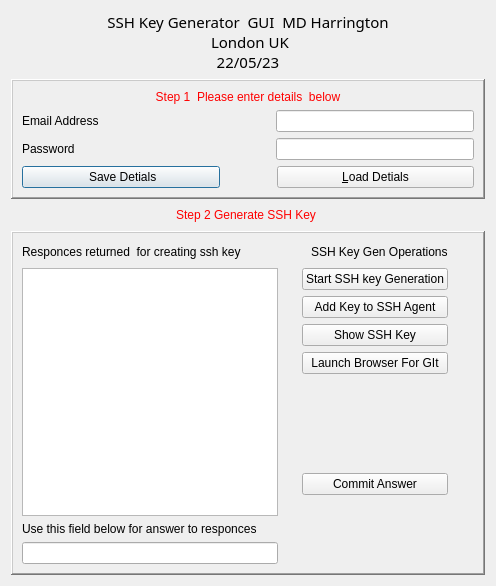
<?xml version="1.0" encoding="UTF-8"?>
<ui version="4.0">
 <class>Dialog</class>
 <widget class="QDialog" name="Dialog">
  <property name="geometry">
   <rect>
    <x>0</x>
    <y>0</y>
    <width>496</width>
    <height>586</height>
   </rect>
  </property>
  <property name="windowTitle">
   <string>Dialog</string>
  </property>
  <layout class="QVBoxLayout" name="verticalLayout">
   <item>
    <layout class="QHBoxLayout" name="horizontalLayout">
     <item>
      <spacer name="horizontalSpacer">
       <property name="orientation">
        <enum>Qt::Horizontal</enum>
       </property>
       <property name="sizeHint" stdset="0">
        <size>
         <width>40</width>
         <height>20</height>
        </size>
       </property>
      </spacer>
     </item>
     <item>
      <widget class="QLabel" name="mainLabel">
       <property name="font">
        <font>
         <family>NotoSerifTamilSlanted SemiBold</family>
         <pointsize>11</pointsize>
        </font>
       </property>
       <property name="styleSheet">
        <string notr="true"/>
       </property>
       <property name="text">
        <string>SSH Key Generator  GUI  MD Harrington
 London UK
22/05/23</string>
       </property>
       <property name="alignment">
        <set>Qt::AlignCenter</set>
       </property>
       <property name="margin">
        <number>6</number>
       </property>
      </widget>
     </item>
     <item>
      <spacer name="horizontalSpacer_2">
       <property name="orientation">
        <enum>Qt::Horizontal</enum>
       </property>
       <property name="sizeHint" stdset="0">
        <size>
         <width>40</width>
         <height>20</height>
        </size>
       </property>
      </spacer>
     </item>
    </layout>
   </item>
   <item>
    <widget class="QFrame" name="frame">
     <property name="frameShape">
      <enum>QFrame::WinPanel</enum>
     </property>
     <property name="frameShadow">
      <enum>QFrame::Raised</enum>
     </property>
     <property name="lineWidth">
      <number>2</number>
     </property>
     <layout class="QFormLayout" name="formLayout_3">
      <item row="0" column="0" colspan="2">
       <layout class="QFormLayout" name="formLayout">
        <item row="3" column="0" colspan="2">
         <layout class="QHBoxLayout" name="horizontalLayout_4">
          <item>
           <widget class="QPushButton" name="btnSaveDetails">
            <property name="text">
             <string> Save Detials</string>
            </property>
           </widget>
          </item>
          <item>
           <spacer name="horizontalSpacer_5">
            <property name="orientation">
             <enum>Qt::Horizontal</enum>
            </property>
            <property name="sizeType">
             <enum>QSizePolicy::Fixed</enum>
            </property>
            <property name="sizeHint" stdset="0">
             <size>
              <width>51</width>
              <height>20</height>
             </size>
            </property>
           </spacer>
          </item>
          <item>
           <widget class="QPushButton" name="btnLoaddetails">
            <property name="text">
             <string>&amp;Load Detials</string>
            </property>
           </widget>
          </item>
         </layout>
        </item>
        <item row="2" column="0" colspan="2">
         <layout class="QHBoxLayout" name="horizontalLayout_3">
          <item>
           <widget class="QLabel" name="label_3">
            <property name="text">
             <string>Password</string>
            </property>
           </widget>
          </item>
          <item>
           <spacer name="horizontalSpacer_4">
            <property name="orientation">
             <enum>Qt::Horizontal</enum>
            </property>
            <property name="sizeType">
             <enum>QSizePolicy::Fixed</enum>
            </property>
            <property name="sizeHint" stdset="0">
             <size>
              <width>50</width>
              <height>20</height>
             </size>
            </property>
           </spacer>
          </item>
          <item>
           <widget class="QLineEdit" name="linePassword">
            <property name="sizePolicy">
             <sizepolicy hsizetype="Preferred" vsizetype="Fixed">
              <horstretch>0</horstretch>
              <verstretch>0</verstretch>
             </sizepolicy>
            </property>
            <property name="echoMode">
             <enum>QLineEdit::Password</enum>
            </property>
           </widget>
          </item>
         </layout>
        </item>
        <item row="1" column="0" colspan="2">
         <layout class="QHBoxLayout" name="horizontalLayout_2">
          <item>
           <widget class="QLabel" name="label_2">
            <property name="text">
             <string>Email Address</string>
            </property>
           </widget>
          </item>
          <item>
           <spacer name="horizontalSpacer_3">
            <property name="orientation">
             <enum>Qt::Horizontal</enum>
            </property>
            <property name="sizeType">
             <enum>QSizePolicy::Fixed</enum>
            </property>
            <property name="sizeHint" stdset="0">
             <size>
              <width>50</width>
              <height>20</height>
             </size>
            </property>
           </spacer>
          </item>
          <item>
           <widget class="QLineEdit" name="lineEmail">
            <property name="sizePolicy">
             <sizepolicy hsizetype="Preferred" vsizetype="Fixed">
              <horstretch>0</horstretch>
              <verstretch>0</verstretch>
             </sizepolicy>
            </property>
            <property name="text">
             <string/>
            </property>
            <property name="echoMode">
             <enum>QLineEdit::Normal</enum>
            </property>
           </widget>
          </item>
         </layout>
        </item>
        <item row="0" column="0" colspan="2">
         <widget class="QLabel" name="label_4">
          <property name="styleSheet">
           <string notr="true">color: rgb(255, 0, 0);</string>
          </property>
          <property name="text">
           <string> Step 1  Please enter details  below </string>
          </property>
          <property name="alignment">
           <set>Qt::AlignCenter</set>
          </property>
         </widget>
        </item>
       </layout>
      </item>
     </layout>
    </widget>
   </item>
   <item>
    <layout class="QHBoxLayout" name="horizontalLayout_7">
     <item>
      <spacer name="horizontalSpacer_8">
       <property name="orientation">
        <enum>Qt::Horizontal</enum>
       </property>
       <property name="sizeType">
        <enum>QSizePolicy::Expanding</enum>
       </property>
       <property name="sizeHint" stdset="0">
        <size>
         <width>40</width>
         <height>20</height>
        </size>
       </property>
      </spacer>
     </item>
     <item>
      <widget class="QLabel" name="label_8">
       <property name="sizePolicy">
        <sizepolicy hsizetype="Fixed" vsizetype="Preferred">
         <horstretch>0</horstretch>
         <verstretch>0</verstretch>
        </sizepolicy>
       </property>
       <property name="styleSheet">
        <string notr="true">color: rgb(255, 0, 0);</string>
       </property>
       <property name="text">
        <string>Step 2 Generate SSH Key </string>
       </property>
      </widget>
     </item>
     <item>
      <spacer name="horizontalSpacer_9">
       <property name="orientation">
        <enum>Qt::Horizontal</enum>
       </property>
       <property name="sizeHint" stdset="0">
        <size>
         <width>40</width>
         <height>20</height>
        </size>
       </property>
      </spacer>
     </item>
    </layout>
   </item>
   <item>
    <widget class="QFrame" name="frame_2">
     <property name="frameShape">
      <enum>QFrame::WinPanel</enum>
     </property>
     <property name="frameShadow">
      <enum>QFrame::Raised</enum>
     </property>
     <property name="lineWidth">
      <number>2</number>
     </property>
     <layout class="QFormLayout" name="formLayout_2">
      <item row="0" column="0">
       <layout class="QVBoxLayout" name="verticalLayout_6">
        <item>
         <layout class="QHBoxLayout" name="horizontalLayout_5">
          <item>
           <widget class="QLabel" name="label_5">
            <property name="text">
             <string>Responces returned  for creating ssh key</string>
            </property>
           </widget>
          </item>
          <item>
           <spacer name="horizontalSpacer_6">
            <property name="orientation">
             <enum>Qt::Horizontal</enum>
            </property>
            <property name="sizeHint" stdset="0">
             <size>
              <width>28</width>
              <height>20</height>
             </size>
            </property>
           </spacer>
          </item>
          <item>
           <widget class="QLabel" name="label_7">
            <property name="text">
             <string>SSH Key Gen Operations</string>
            </property>
           </widget>
          </item>
         </layout>
        </item>
        <item>
         <layout class="QHBoxLayout" name="horizontalLayout_6">
          <item>
           <layout class="QVBoxLayout" name="verticalLayout_3">
            <item>
             <widget class="QPlainTextEdit" name="txtResponce">
              <property name="overwriteMode">
               <bool>true</bool>
              </property>
             </widget>
            </item>
            <item>
             <widget class="QLabel" name="label_6">
              <property name="text">
               <string>Use this field below for answer to responces</string>
              </property>
             </widget>
            </item>
            <item>
             <widget class="QLineEdit" name="txtReplies"/>
            </item>
           </layout>
          </item>
          <item>
           <spacer name="horizontalSpacer_7">
            <property name="orientation">
             <enum>Qt::Horizontal</enum>
            </property>
            <property name="sizeHint" stdset="0">
             <size>
              <width>18</width>
              <height>20</height>
             </size>
            </property>
           </spacer>
          </item>
          <item>
           <layout class="QVBoxLayout" name="verticalLayout_5">
            <item>
             <layout class="QVBoxLayout" name="verticalLayout_2">
              <item>
               <widget class="QPushButton" name="btnGenSSH">
                <property name="text">
                 <string>Start SSH key Generation</string>
                </property>
               </widget>
              </item>
              <item>
               <widget class="QPushButton" name="btnAddSSH">
                <property name="text">
                 <string>Add Key to SSH Agent</string>
                </property>
               </widget>
              </item>
              <item>
               <widget class="QPushButton" name="btnPrintSSHkey">
                <property name="text">
                 <string>Show SSH Key</string>
                </property>
               </widget>
              </item>
              <item>
               <widget class="QPushButton" name="btnShowGit">
                <property name="text">
                 <string>Launch Browser For GIt</string>
                </property>
               </widget>
              </item>
             </layout>
            </item>
            <item>
             <layout class="QVBoxLayout" name="verticalLayout_4">
              <item>
               <spacer name="verticalSpacer_3">
                <property name="orientation">
                 <enum>Qt::Vertical</enum>
                </property>
                <property name="sizeType">
                 <enum>QSizePolicy::Preferred</enum>
                </property>
                <property name="sizeHint" stdset="0">
                 <size>
                  <width>20</width>
                  <height>24</height>
                 </size>
                </property>
               </spacer>
              </item>
              <item>
               <widget class="QPushButton" name="btnOK">
                <property name="text">
                 <string>Commit Answer</string>
                </property>
               </widget>
              </item>
             </layout>
            </item>
           </layout>
          </item>
         </layout>
        </item>
       </layout>
      </item>
     </layout>
    </widget>
   </item>
  </layout>
 </widget>
 <resources/>
 <connections/>
</ui>
